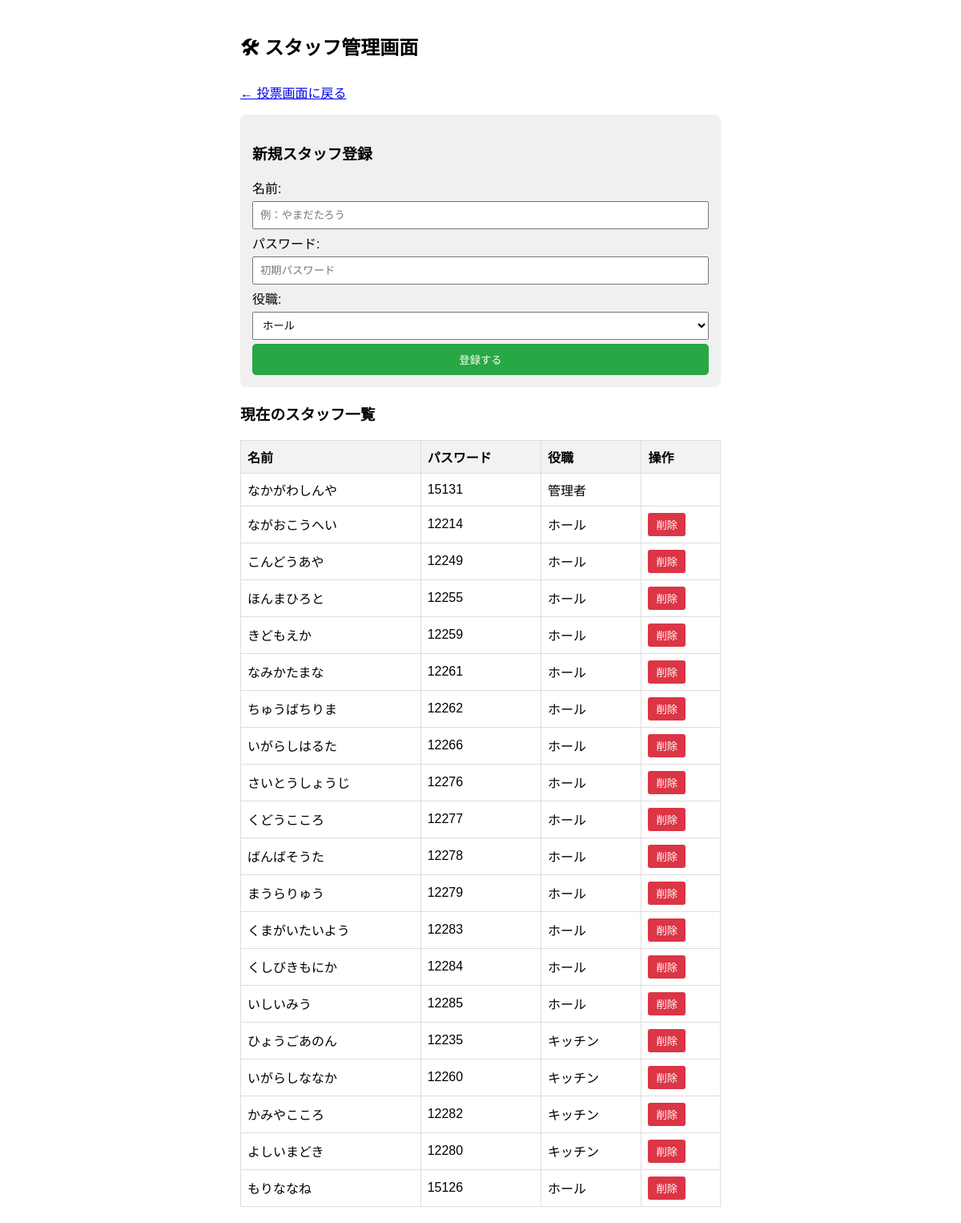
The page /admin (signed in) on the database its author committed.
### app.py (models this page shows)
class User(db.Model):
    id = db.Column(db.Integer, primary_key=True)
    username = db.Column(db.String(50), nullable=False)
    password = db.Column(db.String(50), nullable=False)
    role = db.Column(db.String(20), nullable=False)

### app.py (the view, shortened to what this page needs)
@app.route('/admin', methods=['GET', 'POST'])
def admin_page():
    if 'role' not in session or session['role'] != 'admin':
        return redirect(url_for('vote_page'))
    all_users = User.query.all()
    return render_template('admin.html', users=all_users)

### templates/admin.html (shortened to what this page needs)
<!DOCTYPE html>
<html lang="ja">
<head>
</head>
<body>
    <h2>🛠 スタッフ管理画面</h2>
    <p><a href="{{ url_for('vote_page') }}">← 投票画面に戻る</a></p>
    <div class="form-group">
        <h3>新規スタッフ登録</h3>
        <form method="POST" action="{{ url_for('admin_page') }}">
            <label>名前:</label>
            <input type="text" name="username" required placeholder="例：やまだたろう">
            <label>パスワード:</label>
            <input type="text" name="password" required placeholder="初期パスワード">
            <label>役職:</label>
            <select name="role">
                <option value="ホール">ホール</option>
            </select>
            <button type="submit" class="btn btn-add">登録する</button>
        </form>
    </div>
    <h3>現在のスタッフ一覧</h3>
    <table>
        <thead>
            <tr>
                <th>名前</th>
                <th>パスワード</th>
                <th>役職</th>
                <th>操作</th>
            </tr>
        </thead>
        <tbody>
            {% for user in users %}
            <tr>
                <td>{{ user.username }}</td>
                <td>{{ user.password }}</td>
                <td>
                    {% if user.role == 'admin' %}管理者{% elif user.role == 'ホール' %}ホール{% else %}キッチン{% endif %}
                </td>
                <td>
                    {% if user.id != session['user_id'] %}
                    <form method="POST" action="{{ url_for('delete_user', id=user.id) }}" onsubmit="return confirm('本当に削除しますか？');">
                        <button type="submit" class="btn-delete">削除</button>
                    </form>
                    {% endif %}
                </td>
            </tr>
            {% endfor %}
        </tbody>
    </table>
</body>
</html>

### templates/admin.html (style rules this page uses)
body { font-family: sans-serif; max-width: 600px; margin: 0 auto; padding: 20px; }
.form-group { margin-bottom: 15px; padding: 15px; background: #f0f0f0; border-radius: 8px; }
input, select { padding: 8px; margin: 5px 0; width: 100%; box-sizing: border-box; }
table { width: 100%; border-collapse: collapse; margin-top: 20px; }
th, td { border: 1px solid #ddd; padding: 8px; text-align: left; }
th { background-color: #f2f2f2; }
.btn { background: #333; color: white; padding: 10px; text-decoration: none; display: inline-block; border-radius: 5px; }
.btn-add { background: #28a745; border: none; cursor: pointer; width: 100%; }
.btn-delete { background: #dc3545; color: white; border: none; padding: 5px 10px; cursor: pointer; border-radius: 3px; }

### rows shown on the page
User: username "なかがわしんや", password "15131", role "管理者"
User: username "ながおこうへい", password "12214", role "ホール"
User: username "こんどうあや", password "12249", role "ホール"
User: username "ほんまひろと", password "12255", role "ホール"
User: username "きどもえか", password "12259", role "ホール"
User: username "なみかたまな", password "12261", role "ホール"
User: username "ちゅうばちりま", password "12262", role "ホール"
User: username "いがらしはるた", password "12266", role "ホール"
User: username "さいとうしょうじ", password "12276", role "ホール"
User: username "くどうこころ", password "12277", role "ホール"
User: username "ばんばそうた", password "12278", role "ホール"
User: username "まうらりゅう", password "12279", role "ホール"
User: username "くまがいたいよう", password "12283", role "ホール"
User: username "くしびきもにか", password "12284", role "ホール"
User: username "いしいみう", password "12285", role "ホール"
User: username "ひょうごあのん", password "12235", role "キッチン"
User: username "いがらしななか", password "12260", role "キッチン"
User: username "かみやこころ", password "12282", role "キッチン"
User: username "よしいまどき", password "12280", role "キッチン"
User: username "もりななね", password "15126", role "ホール"
